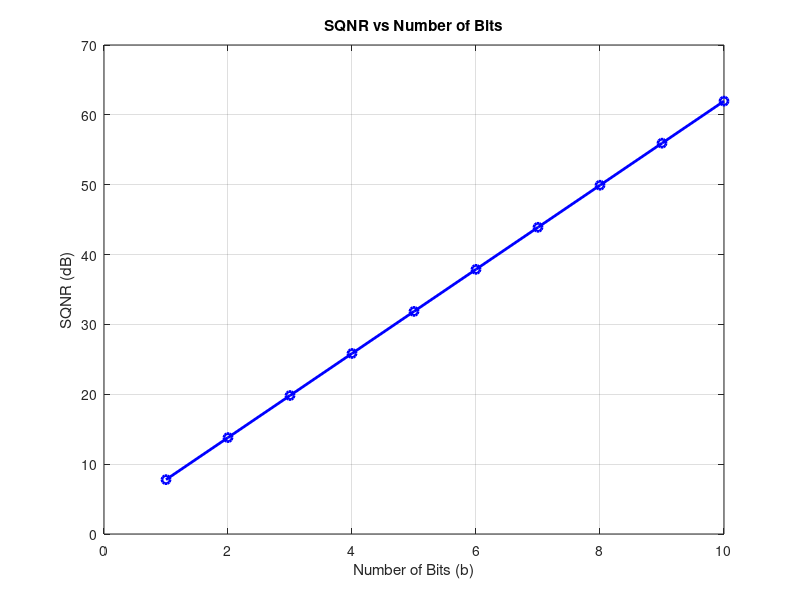

Here is the MATLAB script that generated this plot:
% Exercise 2: SQNR vs Bit Analysis
clear all;
close all;
clc;

% Parameters
A = 5;
F = 100;
Fs = 5000;

% Time setup
T = 1/F;
tmin = 0;
tmax = 2*T;
Ts = 1/Fs;
ts = tmin:Ts:tmax;
n = 0:length(ts)-1;
f = F/Fs;
xs = A*sin(2*pi*f*n);

% SQNR calculation for b = 1 to 10
b_values = 1:10;
SQNR_values = zeros(1, 10);

for i = 1:10
    b = b_values(i);
    Px = A^2/2;
    Pe = A^2/(3*2^(2*b));
    SQNR_values(i) = 10*log10(Px/Pe);
end

% Display table
fprintf('Bit used (b)\tSQNR (dB)\n');
fprintf('----------------------------\n');
for i = 1:10
    fprintf('%d\t\t%.2f\n', b_values(i), SQNR_values(i));
end

% Plot SQNR vs b
figure;
plot(b_values, SQNR_values, 'bo-', 'LineWidth', 2);
title('SQNR vs Number of Bits');
xlabel('Number of Bits (b)');
ylabel('SQNR (dB)');
grid on;

fprintf('\nComment: SQNR increases approximately 6 dB for each additional bit.\n');